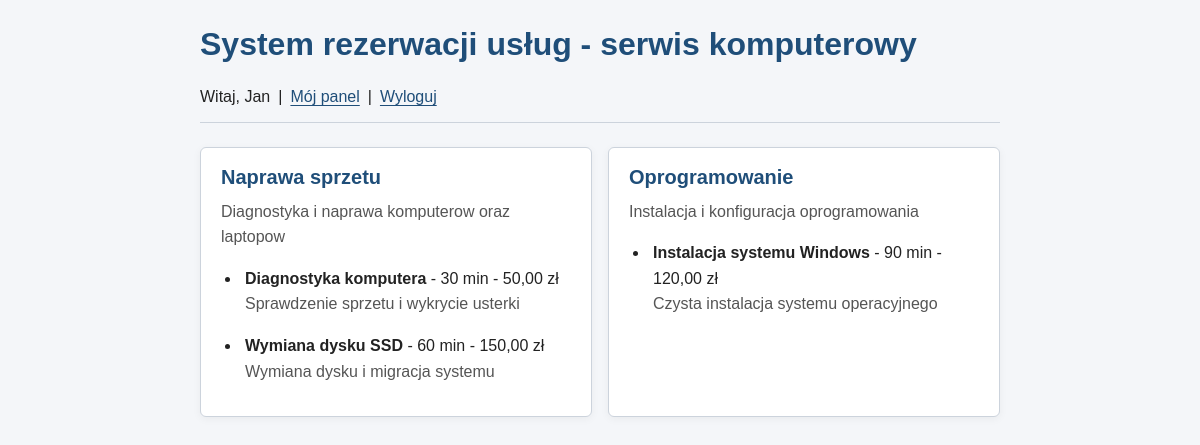
/ (signed in), run on the app's committed database.
### tables this page shows
CREATE TABLE uslugi (
    id INT AUTO_INCREMENT PRIMARY KEY,
    kategoria_id INT NOT NULL,
    nazwa VARCHAR(100) NOT NULL,
    opis TEXT,
    czas_trwania INT NOT NULL,
    cena DECIMAL(8,2) NOT NULL,
    aktywna TINYINT(1) NOT NULL DEFAULT 1,
    FOREIGN KEY (kategoria_id) REFERENCES kategorie_uslug(id) ON DELETE RESTRICT,
    CHECK (czas_trwania > 0),
    CHECK (cena >= 0)
);

CREATE TABLE kategorie_uslug (
    id INT AUTO_INCREMENT PRIMARY KEY,
    nazwa VARCHAR(100) NOT NULL,
    opis TEXT
);

### includes/auth.php (called while the page is built, shortened)
<?php
function zalogowany(): bool
{
    return isset($_SESSION['user_id'])
        && is_int($_SESSION['user_id'])
        && $_SESSION['user_id'] > 0;
}
function adresPanelu(string $rola): string
{
    return match ($rola) {
        'administrator' => 'panel_admina.php',
        'pracownik' => 'panel_pracownika.php',
        'klient' => 'panel_klienta.php',
        default => 'logowanie.php',
    };
}

### public/index.php (the view, shortened to what this page needs)
<?php
require_once __DIR__ . '/../includes/auth.php';
require_once __DIR__ . '/../config/database.php';
$sql = '
    SELECT
        k.id AS kategoria_id,
        k.nazwa AS kategoria_nazwa,
        k.opis AS kategoria_opis,
        u.id AS usluga_id,
        u.nazwa AS usluga_nazwa,
        u.opis AS usluga_opis,
        u.czas_trwania,
        u.cena
    FROM kategorie_uslug k
    LEFT JOIN uslugi u
        ON u.kategoria_id = k.id
        AND u.aktywna = 1
    ORDER BY k.nazwa, u.nazwa
';
$stmt = $pdo->query($sql);
$wyniki = $stmt->fetchAll(PDO::FETCH_ASSOC);
$kategorie = [];
foreach ($wyniki as $wiersz) {
    $id = (int) $wiersz['kategoria_id'];
    if (!isset($kategorie[$id])) {
        $kategorie[$id] = [
            'nazwa' => $wiersz['kategoria_nazwa'],
            'opis' => $wiersz['kategoria_opis'],
            'uslugi' => [],
        ];
    }
    if ($wiersz['usluga_id'] !== null) {
        $kategorie[$id]['uslugi'][] = [
            'nazwa' => $wiersz['usluga_nazwa'],
            'opis' => $wiersz['usluga_opis'],
            'czas_trwania' => (int) $wiersz['czas_trwania'],
            'cena' => (float) $wiersz['cena'],
        ];
    }
}
function e(?string $wartosc): string
{
    return htmlspecialchars(
        $wartosc ?? '',
        ENT_QUOTES | ENT_SUBSTITUTE,
        'UTF-8'
    );
}
?>
<!DOCTYPE html>
<html lang="pl">
<head>
    <link rel="stylesheet" href="../css/style.css">
</head>
<body>
    <h1>System rezerwacji usług - serwis komputerowy</h1>
    <nav>
        <?php if (zalogowany()): ?>
            <span>Witaj, <?= e($_SESSION['user_imie'] ?? '') ?></span>
            |
            <a href="<?= e(adresPanelu($_SESSION['user_rola'])) ?>">
                Mój panel
            </a>
            |
            <a href="wyloguj.php">Wyloguj</a>
        <?php else: ?>
            <a href="logowanie.php">Zaloguj</a>
            |
            <a href="rejestracja.php">Zarejestruj się</a>
        <?php endif; ?>
    </nav>
    <main class="uslugi">
        <?php foreach ($kategorie as $kategoria): ?>
            <section class="kategoria">
                <h2><?= e($kategoria['nazwa']) ?></h2>
                <p><?= e($kategoria['opis']) ?></p>
                <?php if (!empty($kategoria['uslugi'])): ?>
                    <ul>
                        <?php foreach ($kategoria['uslugi'] as $usluga): ?>
                            <li>
                                <strong>
                                    <?= e($usluga['nazwa']) ?>
                                </strong>
                                -
                                <?= $usluga['czas_trwania'] ?> min
                                -
                                <?= number_format(
                                    $usluga['cena'],
                                    2,
                                    ',',
                                    ' '
                                ) ?> zł
                                <p><?= e($usluga['opis']) ?></p>
                            </li>
                        <?php endforeach; ?>
                    </ul>
                <?php else: ?>
                    <p>Brak aktywnych usług w tej kategorii.</p>
                <?php endif; ?>
            </section>
        <?php endforeach; ?>
    </main>
</body>
</html>

### css/style.css (style rules this page uses)
:root { color-scheme: light; --kolor-glowny: #1f4e79; --kolor-glowny-hover: #173b5d; --kolor-tlo: #f4f6f9; --kolor-powierzchni: #fff; --kolor-tekst: #222; --kolor-tekst-pomocniczy: #555; --kolor-ramka: #ccd3dc; --kolor-blad: #b3261e; --kolor-blad-tlo: #fdecea; --kolor-sukces: #1e7b34; --kolor-sukces-tlo: #e8f5ec; --szerokosc-tresci: 800px; --szerokosc-formularza: 420px; --odstep-xs: 4px; --odstep-sm: 8px; --odstep-md: 12px; --odstep-lg: 16px; --odstep-xl: 24px; --odstep-xxl: 32px; --promien: 6px; --cien: 0 2px 8px rgb(0 0 0 / 5%); --przejscie: 0.2s ease; }
*, *::before, *::after { box-sizing: border-box; }
html { -webkit-text-size-adjust: 100%; text-size-adjust: 100%; }
body { margin: 0; padding: 0 var(--odstep-lg) var(--odstep-xxl); font-family: Arial, Helvetica, sans-serif; font-size: 16px; line-height: 1.6; color: var(--kolor-tekst); background: var(--kolor-tlo); }
h1, h2, p { margin-top: 0; }
h1 { max-width: var(--szerokosc-tresci); margin: var(--odstep-xl) auto var(--odstep-sm); color: var(--kolor-glowny); font-size: clamp(1.5rem, 4vw, 2rem); line-height: 1.25; }
h2 { margin-bottom: var(--odstep-sm); color: var(--kolor-glowny); font-size: 1.25rem; line-height: 1.35; }
nav { display: flex; flex-wrap: wrap; align-items: center; gap: var(--odstep-sm); max-width: var(--szerokosc-tresci); margin: 0 auto var(--odstep-xl); padding: var(--odstep-md) 0; border-bottom: 1px solid var(--kolor-ramka); }
a { color: var(--kolor-glowny); text-underline-offset: 3px; transition: color var(--przejscie); }
.uslugi { display: grid; grid-template-columns: 1fr; gap: var(--odstep-lg); width: 100%; max-width: var(--szerokosc-tresci); margin: 0 auto; }
.kategoria { min-width: 0; margin: 0; padding: var(--odstep-lg) 20px; background: var(--kolor-powierzchni); border: 1px solid var(--kolor-ramka); border-radius: var(--promien); box-shadow: var(--cien); }
.kategoria p { color: var(--kolor-tekst-pomocniczy); }
.kategoria ul { margin-bottom: 0; padding-left: 20px; }
.kategoria li { padding-left: var(--odstep-xs); }
.kategoria li + li { margin-top: var(--odstep-md); }
.kategoria li strong { color: var(--kolor-tekst); }
@media (min-width: 700px) { .uslugi { grid-template-columns: repeat(2, minmax(0, 1fr)); } }

### data on the page
uslugi: nazwa "Diagnostyka komputera", czas_trwania "30", cena "50,00", opis "Sprawdzenie sprzetu i wykrycie usterki"
uslugi: nazwa "Wymiana dysku SSD", czas_trwania "60", cena "150,00", opis "Wymiana dysku i migracja systemu"
uslugi: kategoria.nazwa "Oprogramowanie", kategoria.opis "Instalacja i konfiguracja oprogramowania", nazwa "Instalacja systemu Windows", czas_trwania "90", cena "120,00", opis "Czysta instalacja systemu operacyjnego"

### other printed values
$_SESSION['user_imie'] "Jan"
$kategoria['nazwa'] "Naprawa sprzetu"
$kategoria['opis'] "Diagnostyka i naprawa komputerow oraz laptopow"
